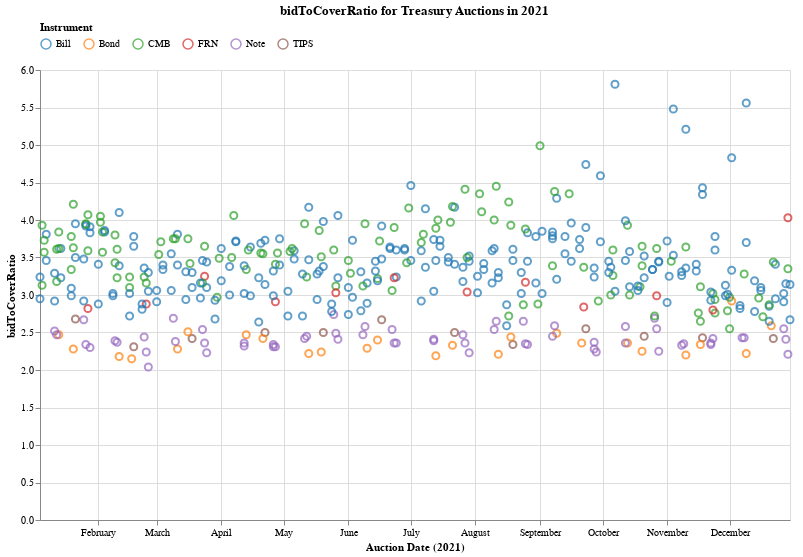

The code cell stored with this chart in its notebook:
### Code cell
doChart(2021, metric='bidToCoverRatio')

### Figure 1 — Vega-Lite specification as saved in the notebook (floating-point values rounded to 4 significant figures; data arrays with more than 128 entries replaced by an {"elided": "..."} marker saying what was removed)
{"config": {"view": {"continuousWidth": 400, "continuousHeight": 300}}, "data": {"name": "data-c648a5ca179d7e057681714547d0c12a"}, "mark": {"type": "point", "size": 50}, "background": "white", "encoding": {"color": {"field": "type", "legend": {"orient": "top"}, "scale": {"scheme": "category10"}, "title": "Instrument", "type": "nominal"}, "tooltip": [{"field": "auctionDate", "type": "temporal"}, {"field": "type", "type": "nominal"}, {"field": "bidToCoverRatio", "type": "quantitative"}], "x": {"axis": {"title": "Auction Date (2021)"}, "field": "auctionDate", "type": "temporal"}, "y": {"field": "bidToCoverRatio", "type": "quantitative"}}, "height": 450, "title": "bidToCoverRatio for Treasury Auctions in 2021", "width": 750, "$schema": "https://vega.github.io/schema/vega-lite/v4.17.0.json", "datasets": {"data-c648a5ca179d7e057681714547d0c12a": {"elided": "445 records"}}}
